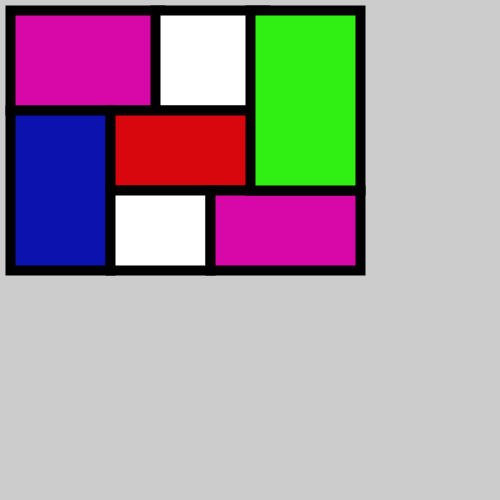
Frame 1 (no input)
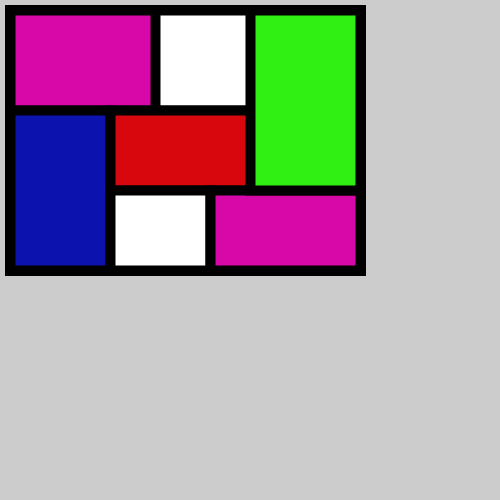
Frame 60 (the mouse pressed at the canvas centre just before this capture)
Frame 120 (the mouse held since frame 60 and released just before this capture): identical to frame 60, image omitted

The Processing sketch that drew these frames (run headless with seeded random() and noise(); from frame 60 on, the mouse is pressed at the canvas centre):

// Processing sketch: SamV
// ── SamV.pde
void setup() {
size(500, 500);
}

void draw(){
  //yellow sguare
fill(216, 7, 168);
strokeWeight(10); 
rect(10, 10, 150, 100);
   //white square
fill(255, 255, 255);
rect(155, 10, 110, 100);
   //blue square
fill(12, 18, 173);
rect(10, 110, 100, 160);
   //red square 
fill(216, 7, 14);
rect(110, 110, 155, 80);
   //white square
fill(255, 255, 255);
rect(110, 190, 100, 80);
   //purple square 
fill(216, 7, 168);
rect(210, 190, 150, 80);
   //green square
fill(48, 240, 19);
rect(250, 10, 110, 180);
}
